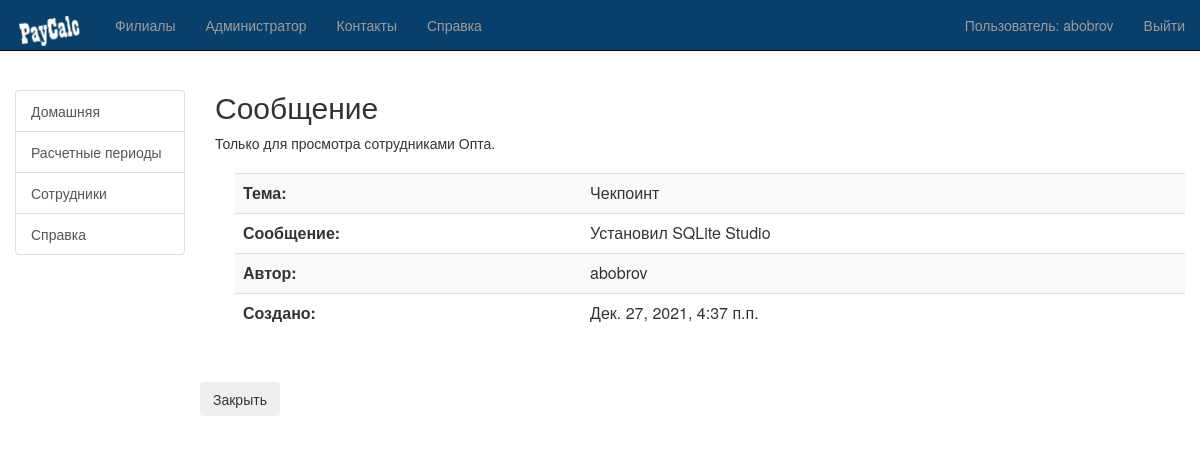
/opt/notice/11/ (signed in), run on an earlier commit of the app's database.
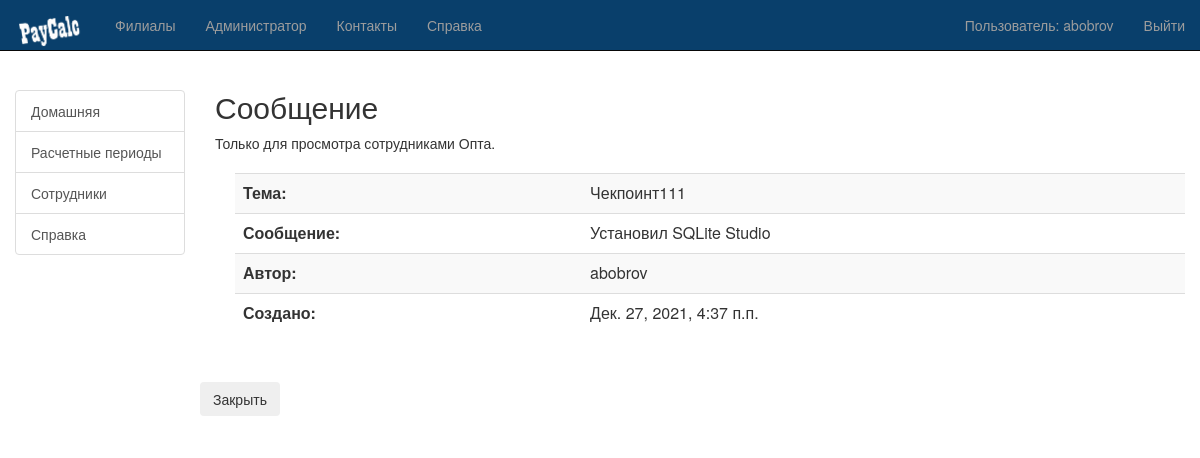
And on a later commit of the database.
### core/models.py (models this page shows, shortened)
class Notice (models.Model):
    title = models.CharField(max_length=256, blank=False, db_index=True, verbose_name='Заголовок')
    content = models.TextField(default='', blank=True, verbose_name='Содержание')
    filial = models.ManyToManyField(
        to='core.Branches', related_name='title_branches',
        blank=False, verbose_name='Филиал'
    )
    published = models.DateTimeField(auto_now_add=True, db_index=True, verbose_name='Опубликовано')
    creator = models.ForeignKey(User, on_delete=models.PROTECT, verbose_name='Опубликовал')
    def get_filials_str(self):
        str_value = ''
        notice_id = self.pk
        branches = Branches.objects.raw('''SELECT cb.id, cb.title, cb.license_num, cb.address, cb.phone
                                            FROM core_notice_filial cnf
                                            INNER JOIN core_branches cb on cb.id = cnf.branches_id
                                            WHERE cnf.notice_id = %s''', [notice_id])
        for branch in branches:
            str_value += branch.title + '; '
        return str_value
    get_filials_str.boolean = False
    get_filials_str.short_description = 'Филиал'
    class Meta:
        verbose_name_plural = 'Объявления'    # название модели во множественном числе
        verbose_name = 'Объявление'    # название модели в единственном числе
        ordering = ['-published']    # последовательность полей, для сортировки записей

### opt/views.py (the view)
# urls.py: path('notice/<int:id>/', notice_detail, name='notice_detail'),
@login_required
@group_required('buh','opt')
def notice_detail(request, id):
    try:
        notice_obj = Notice.objects.get(pk=id)
        user = request.user
        title = "Сообщение"
        annotation = "Только для просмотра сотрудниками Опта."
        msg = None
        if request.method == "POST":  # если POST
            if 'btn_close' in request.POST:
                return redirect('index')
        else:  # если GET
            return render(request, "opt/notice/detail.html", {'notice_obj': notice_obj,
                                                            'title': title,
                                                            'annotation': annotation,
                                                            'msg':msg})
    except Notice.DoesNotExist:
        raise Http404("Сообщение не найдено")

### opt/context_processors.py (called while the page is built, shortened)
def sidebarmenue(request):
    user = request.user # текущий пользователь
    if user.is_authenticated:
        if user.is_superuser:
            return {"menue_list": MainMenue.objects.all()}
    else:
        return {"menue_list": MainMenue.objects.filter(menue_access='')}

### opt/views.py (called while the page is built)
def group_required(*group_names):
    def in_groups(u):
        if u.is_authenticated:
            if u.is_superuser or u.groups.filter(name__in=group_names):
                return True
        return False
    return user_passes_test(in_groups)

### opt/templates/opt/notice/detail.html (shortened to what this page needs)
﻿{% extends "base_generic.html" %}
{% block content %}
<div>
    <h2>{{ title }}</h2>
    <p>{{ annotation }}</p>
</div>
<div style="margin-left:20px;margin-top:20px">
    <table class="table table-sm table-striped">
        {% if notice_obj %}
        <tbody class="table">
            <tr>
                <td><strong>Тема:</strong></td>
                <td>{{ notice_obj.title }}</td>
            </tr>
            <tr>
                <td><strong>Сообщение:</strong></td>
                <td>{{ notice_obj.content }}</td>
            </tr>
            <tr>
                <td><strong>Автор:</strong></td>
                <td>{{ notice_obj.creator }}</td>
            </tr>
            <tr>
                <td><strong>Создано:</strong></td>
                <td>{{ notice_obj.published }}</td>
            </tr>
        </tbody>
        {% else %}
        <p>Ошибка. Сообщение не найдено.</p>
        {% endif %}
    </table>
</div>
<form action="" method="post">
    <div class="row mb-3">
        <button type="submit" class="btn btn-secondary" name="btn_close">Закрыть</button>
    </div>
</form>
{% endblock %}

### opt/templates/base_generic.html (shortened to what this page needs)
﻿<!DOCTYPE html>
<html lang="en">
<head>
    <link rel="stylesheet" href="https://maxcdn.bootstrapcdn.com/bootstrap/3.3.7/css/bootstrap.min.css">
    {% load static %}
        <link rel="stylesheet" href="{% static 'css/styles.css' %}">
</head>
<body>
   <nav class="navbar navbar-inverse navbar-fixed-top">
        <div class="container-fluid">
            <div class="navbar-header">
                <a class="navbar-brand" href="/opt/">
                    <img src="{% static 'Images/' %}/paycalc-logo.png" alt="PayCalc" style="width:70px;">
                </a>
            </div>
            <div id="navbar" class="navbar-collapse collapse">
                <ul class="nav navbar-nav navbar-left">
                    <li>
                        <a href="/">Филиалы</a>
                    </li>
                    <li>
                        <a href="/admin/">Администратор</a>
                    </li>
                    <li>
                        <a href="#">Контакты</a>
                    </li>
                    <li>
                        <a href="#">Справка</a>
                    </li>
                </ul>
                <ul class="nav navbar-nav navbar-right">
                    {% if user.is_authenticated %}
                        <li>
                            <p class="navbar-text">Пользователь: {{ user.get_username }}</p>
                        </li>
                        <li>
                            <a href="{% url 'logout'%}?next={{request.path}}">Выйти</a>
                        </li>
                    {% else %}
                        <li>
                            <a href="{% url 'login'%}?next={{request.path}}">Войти</a>
                        </li>
                    {% endif %}
                </ul>
            </div>
        </div>
   </nav>
    <div class="container-fluid">
        <div class="row">
            <div class="col-sm-2 sidebar">
                {% block sidebar %}
                <div class="list-group" id="list-tab" role="tablist">
                    {% for menue_obj in menue_list %}
                        {% if request.path == menue_obj.menue_url %}
                        <a class="list-group-item list-group-item-action active"
                            id="list-home-list"
                            data-bs-toggle="list"
                            href="{{ menue_obj.menue_url }}"
                            role="tab">{{ menue_obj.menue_name }}
                        </a>
                        {% else %}
                        <a class="list-group-item list-group-item-action"
                            id="list-home-list"
                            data-bs-toggle="list"
                            href="{{ menue_obj.menue_url }}"
                            role="tab">{{ menue_obj.menue_name }}
                        </a>
                        {% endif %}
                    {% endfor %}
                </div>
                {% endblock %}
            </div>
            <div class="col-sm-10 ">
                {% block content %}
                {% endblock %}
            </div>
        </div>
    </div>
</body>
</html>

What changed in the data, as far as the page shows it:
changed Notice "Установил SQLite Studio": title "Чекпоинт" → "Чекпоинт111"
